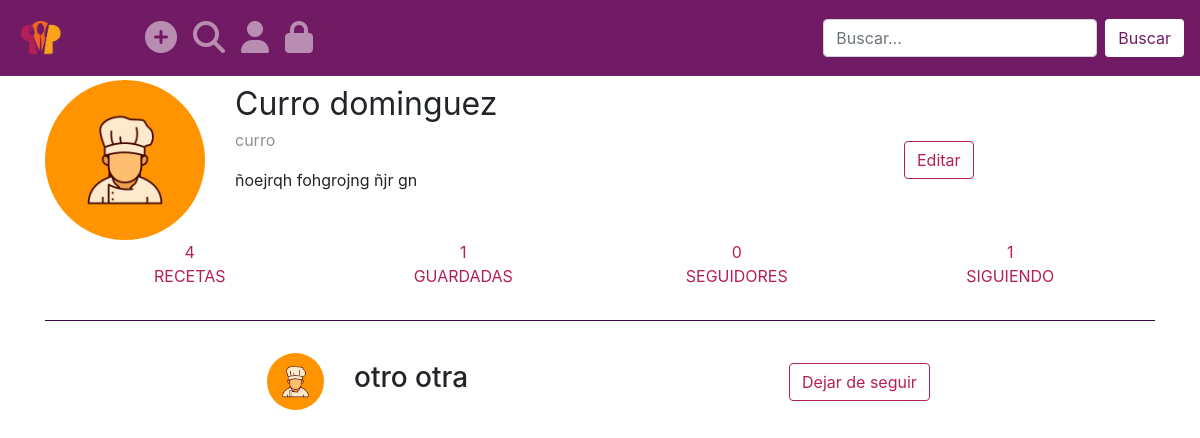
The app's page /curro/siguiendo (signed in) with its own data.
### web/models.py (models this page shows, shortened)
class Perfil(models.Model):
    usuario = models.OneToOneField(
        settings.AUTH_USER_MODEL, on_delete=models.CASCADE, primary_key=True, related_name="perfil")
    descripcion = models.CharField(max_length=255, null=True, blank=True)
    imagen_perfil = models.ImageField(upload_to='perfil', default="perfil/avatar-no-img.webp", null=True, blank=True, db_column="imagen")
    seguidores = models.ManyToManyField('self', blank=True, symmetrical=False, related_name='seguidor')
    class Meta:
        db_table = 'perfil'
        verbose_name_plural = 'Perfiles'
    def total_seguidores(self): #Obtiene el número total de seguidores
    	if not self.seguidores.all():
    		return 0
    	else:
    		return self.seguidores.all().count()

### web/views.py (the view)
# urls.py: path('<username>/siguiendo', views.siguiendo, name="siguiendo"),    #Vista lista de siguiendo
@login_required
def siguiendo(request, username):
    user = get_object_or_404(User, username=username)
    user.perfil.total_siguiendo = Perfil.objects.filter(seguidores=user.perfil).count()
    if user == request.user:
        mensaje_vacio = "Aún no sigues a nadie"
    else:
        mensaje_vacio = username + " no sigue a nadie"
    siguiendo = Perfil.objects.filter(seguidores=user.perfil)
    context = {'usuario': user, 'lista_usuarios': siguiendo, 'mensaje_vacio': mensaje_vacio}
    return render(request, 'perfil-usuarios.html', context)

### web/templates/perfil-usuarios.html (shortened to what this page needs)
{% load static %}
<!DOCTYPE html>
<html lang="es" dir="ltr">
<head>
  <link rel="stylesheet" href="{% static 'css/bootstrap.min.css' %}">
  <link rel="stylesheet" href="{% static 'css/navbar.css' %}">
  <link rel="stylesheet" href="{% static 'css/perfil.css' %}">
</head>
<body>
  {% include 'partes/navbar.html' %}
  <div class="container mb-5">
    {% include 'partes/info-perfil.html' %}
    {% if user == usuario %}
      {% include 'partes/menu-perfil-self.html' %}
    {% else %}
      {% include 'partes/menu-perfil.html' %}
    {% endif %}
    <div class="row separador"></div>
    {% include 'partes/lista-usuarios.html' %}
  </div>
</body>
</html>

### web/templates/partes/info-perfil.html
<div class="row" style="margin-top:0px;">
    <div class="col-3 col-md-2">
      <div class="image-fluid">
        <img src="../../media/{{usuario.perfil.imagen_perfil}}" class="img-fluid rounded-circle"/>
      </div>
    </div>
    <div class="col-6 col-md-7">
      <div class="row">
        <div class="col-12 nombre">
          {{usuario.get_full_name}}
        </div>
      </div>
      <div class="row">
        <div class="col-12 nombre">
          <p class="user">{{usuario.username}}</p>
        </div>
      </div>
      <div class="row">
        <div class="col-12 descripcion">
          {% if not usuario.perfil.descripcion == None %}
          <p>{{usuario.perfil.descripcion}}</p>
          {% endif %}
        </div>
      </div>
    </div>
    <div class="col-2 ml-1 div-seguir">
      {% if user.get_username == usuario.username %}
      <a href="{% url 'editar_perfil' username=user.username %}"><button type="button" class="btn-seguir">Editar</button></a>
      {% elif user.perfil in usuario.perfil.seguidores.all %}
      <a href="{% url 'dejar_seguir' pk=usuario.pk %}"><button type="button" class="btn-seguir">Dejar de seguir</button></a>
      {% else %}
      <a href="{% url 'seguir' pk=usuario.pk %}"><button type="button" class="btn-seguir">Seguir</button></a>
      {% endif %}
    </div>
  </div>

### web/templates/partes/menu-perfil-self.html
<div class="row d-flex justify-content-between mx-md-2">
  <div class="col-6 col-sm-3">
    <a href="{% url 'perfil' username=usuario.username %}">
      <div class="row justify-content-center">
        {{usuario.recetas.all.count}}
      </div>
      <div class="row justify-content-center">
        RECETAS
      </div>
    </a>
  </div>
  <div class="col-6 col-sm-3">
    <a href="{% url 'recetas_guardadas' username=usuario.username %}">
      <div class="row justify-content-center">
        {{usuario.recetas_guardadas.all.count}}
      </div>
      <div class="row justify-content-center">
        GUARDADAS
      </div>
    </a>
  </div>
  <div class="col-6 col-sm-3">
    <a href="{% url 'seguidores' usuario.username %}">
      <div class="row justify-content-center">
        {{usuario.perfil.total_seguidores}}
      </div>
      <div class="row justify-content-center">
        SEGUIDORES
      </div>
    </a>
  </div>
  <div class="col-6 col-sm-3">
    <a href="{% url 'siguiendo' usuario.username %}">
      <div class="row justify-content-center">
        {{usuario.perfil.total_siguiendo}}
      </div>
      <div class="row justify-content-center">
        SIGUIENDO
      </div>
    </a>
  </div>
</div>

### web/templates/partes/lista-usuarios.html
{% for usuario in lista_usuarios %}
<div class="row px-md-5 justify-content-md-center">
    <div class="col-md-1 col-2 align-self-center">
      <img src="../../media/{{usuario.imagen_perfil}}" class="img-fluid rounded-circle">
    </div>
    <div class="col-8 col-md-5 align-self-center">
      <h3>{{usuario.usuario.get_full_name}}</h3>
    </div>
    <div class="col-2 align-self-center">
        {% if usuario.usuario.pk == user.pk %}
        <a href="{% url 'editar_perfil' username=user.username %}"><button type="button" class="btn-seguir">Editar</button></a>
        {% elif user.perfil in usuario.seguidores.all %}
        <a href="{% url 'dejar_seguir' pk=usuario.pk %}"><button type="button" class="btn-seguir">Dejar de seguir</button></a>
        {% else %}
        <a href="{% url 'seguir' pk=usuario.pk %}"><button type="button" class="btn-seguir">Seguir</button></a>
        {% endif %}
    </div>
  </div>
  {% empty %}
<div class="row justify-content-center">
  <div class="col-">
    <h4>{{mensaje_vacio}}</h4>
  </div>
</div>
{% endfor %}

### web/static/css/perfil.css (style rules this page uses)
.nombre { font-size: 2rem; }
.user { font-size: 1rem; color: #919191; }
.descripcion { font-size: 1rem; }
.div-seguir { align-self: center; }
.btn-seguir { display: inline-block; font-weight: 400; text-align: center; vertical-align: middle; cursor: pointer; user-select: none; background-color: transparent; border: 1px solid transparent; padding: 0.375rem 0.75rem; font-size: 1rem; line-height: 1.5; border-radius: 0.25rem; transition: color 0.15s ease-in-out, background-color 0.15s ease-in-out, border-color 0.15s ease-in-out, box-shadow 0.15s ease-in-out; color: #B51F59; border-color: #B51F59; }
.separador { border-top: 1px solid #3B054F; width: 100%; margin: 2rem 0 2rem 0; }
a { color: #B51F59; }

### records on screen
Perfil: imagen_perfil (placeholder picture), usuario.get_full_name "otro otra", shows "Dejar de seguir"

### other values on screen
{{ usuario.get_full_name }} "Curro dominguez"
{{ usuario.username }} "curro"
{{ usuario.perfil.descripcion }} "ñoejrqh fohgrojng ñjr gn"
{{ usuario.recetas.all.count }} "4"
{{ usuario.recetas_guardadas.all.count }} "1"
{{ usuario.perfil.total_seguidores }} "0"
{{ usuario.perfil.total_siguiendo }} "1"
